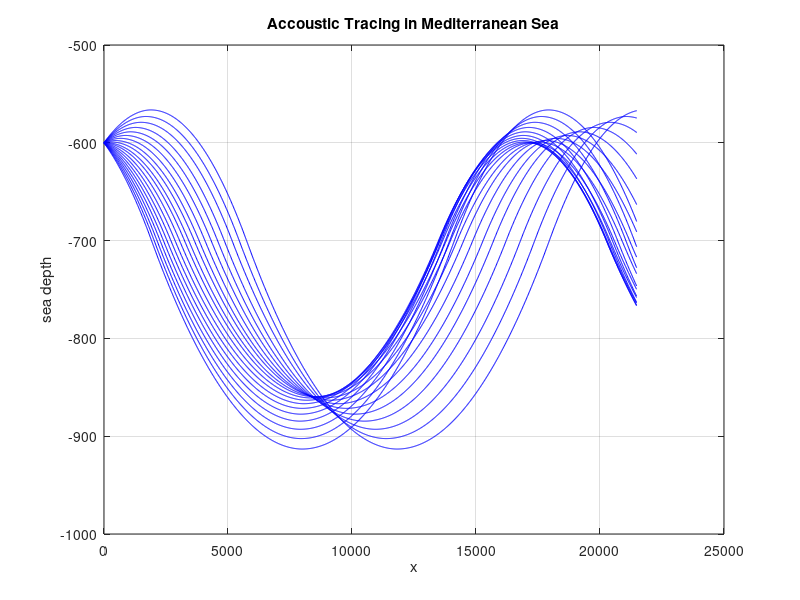

MATLAB code for this plot:
clear all
clc 
clf
%% INITIAL CONDITION
% Environment
Zseabed = 3500;
Zinv = 700;
gamma_0 = .0163;
gamma_1 = -0.026;

X0 = 0;
Z0 = 600;
C0 = 1450;
theta0 = 4*pi/180;

Cinv = C0 + gamma_1*Zinv;
%% ITERATIVE CALCULATION
dt = 0.01; % timestep size
ts = 1500; % timestep
time = dt *ts;

% Beam Defenition
num_rays = 20;
thetas_beam = linspace(-theta0/2, theta0/2, num_rays);

% Looping for each beam
for j= 1:num_rays

    % Create containers
    X = zeros(1,ts);
    Z = zeros(1,ts);
    C = zeros(1,ts);
    theta = zeros(1,ts);

    % Intial Values at t=0
    X(1) = X0;
    Z(1) = Z0;
    if Z0 >= Zinv
        gamma = gamma_0;
    else
        gamma = gamma_1;
    end
    C(1) = C0 + gamma*Z(1);
    theta(1) = thetas_beam(j);

    % Looping Process
    for i = 1:ts-1
        X(i+1) = X(i) + C(i)*dt*cos(theta(i));
        Z(i+1) = Z(i) + C(i)*dt*sin(theta(i));
        if Z(i+1) <= Zinv
            C(i+1) = C0 + gamma_1*Z(i+1);
        elseif Z(i+1) > Zinv
            C(i+1) = Cinv + gamma_0*(Z(i+1)-Zinv);
        end 
        K= cos(theta(i))*C(i+1)/C(i);
        if K>=1 || Z(i+1) < 0 || Z(i+1) >= Zseabed
            theta(i+1) = -theta(i-1);
            Z(i+1) = Z(i);
            C(i+1) = C(i-1);
        else
            theta(i+1) = acos(K) * sign(theta(i));
        end
        if Z(i+1) >= Zinv
            gamma = gamma_0;
        else
            gamma = gamma_1;
        end
    end

    plot(X,-Z,'b')
    hold on
    grid on
    xlabel('x')
    ylabel('sea depth')
    title('Accoustic Tracing in Mediterranean Sea')
end